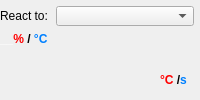
          <widget class="QWidget" name="tab_2">
           <attribute name="title">
            <string>Fan2</string>
           </attribute>
           <layout class="QVBoxLayout" name="verticalLayout_7">
            <property name="leftMargin">
             <number>0</number>
            </property>
            <property name="topMargin">
             <number>6</number>
            </property>
            <property name="rightMargin">
             <number>6</number>
            </property>
            <property name="bottomMargin">
             <number>0</number>
            </property>
            <item>
             <layout class="QHBoxLayout" name="horizontalLayout_4">
              <item>
               <widget class="QLabel" name="label_6">
                <property name="maximumSize">
                 <size>
                  <width>50</width>
                  <height>20</height>
                 </size>
                </property>
                <property name="text">
                 <string>React to:</string>
                </property>
               </widget>
              </item>
              <item>
               <widget class="QComboBox" name="coB_Fan_2">
                <property name="maximumSize">
                 <size>
                  <width>16777215</width>
                  <height>20</height>
                 </size>
                </property>
               </widget>
              </item>
             </layout>
            </item>
            <item>
             <layout class="QHBoxLayout" name="horizontalLayout_10">
              <item>
               <layout class="QVBoxLayout" name="verticalLayout_12">
                <property name="spacing">
                 <number>0</number>
                </property>
                <item>
                 <widget class="QLabel" name="label_17">
                  <property name="minimumSize">
                   <size>
                    <width>60</width>
                    <height>15</height>
                   </size>
                  </property>
                  <property name="maximumSize">
                   <size>
                    <width>60</width>
                    <height>15</height>
                   </size>
                  </property>
                  <property name="text">
                   <string>&lt;html&gt;&lt;head/&gt;&lt;body&gt;&lt;p&gt;&lt;span style=&quot; font-weight:600; color:#ffffff;&quot;&gt;__&lt;/span&gt;&lt;span style=&quot; font-weight:600; color:#ff0000;&quot;&gt;% &lt;/span&gt;&lt;span style=&quot; font-weight:600;&quot;&gt;/ &lt;/span&gt;&lt;span style=&quot; font-weight:600; color:#0080ff;&quot;&gt;°C&lt;/span&gt;&lt;/p&gt;&lt;/body&gt;&lt;/html&gt;</string>
                  </property>
                 </widget>
                </item>
                <item>
                 <widget class="QCustomPlot" name="cPl_Fan_2" native="true">
                  <property name="autoFillBackground">
                   <bool>true</bool>
                  </property>
                 </widget>
                </item>
               </layout>
              </item>
              <item>
               <layout class="QVBoxLayout" name="verticalLayout_15">
                <item>
                 <spacer name="verticalSpacer_9">
                  <property name="orientation">
                   <enum>Qt::Vertical</enum>
                  </property>
                  <property name="sizeType">
                   <enum>QSizePolicy::Expanding</enum>
                  </property>
                  <property name="sizeHint" stdset="0">
                   <size>
                    <width>1</width>
                    <height>10</height>
                   </size>
                  </property>
                 </spacer>
                </item>
                <item>
                 <widget class="QLabel" name="label_16">
                  <property name="minimumSize">
                   <size>
                    <width>34</width>
                    <height>20</height>
                   </size>
                  </property>
                  <property name="maximumSize">
                   <size>
                    <width>34</width>
                    <height>20</height>
                   </size>
                  </property>
                  <property name="text">
                   <string>&lt;html&gt;&lt;head/&gt;&lt;body&gt;&lt;p&gt;&lt;span style=&quot; font-weight:600; color:#ff0000;&quot;&gt;°C&lt;/span&gt;&lt;span style=&quot; font-weight:600;&quot;&gt; /&lt;/span&gt;&lt;span style=&quot; font-weight:600; color:#0080ff;&quot;&gt;s &lt;/span&gt;&lt;/p&gt;&lt;/body&gt;&lt;/html&gt;</string>
                  </property>
                 </widget>
                </item>
                <item>
                 <spacer name="verticalSpacer_8">
                  <property name="orientation">
                   <enum>Qt::Vertical</enum>
                  </property>
                  <property name="sizeType">
                   <enum>QSizePolicy::Fixed</enum>
                  </property>
                  <property name="sizeHint" stdset="0">
                   <size>
                    <width>1</width>
                    <height>10</height>
                   </size>
                  </property>
                 </spacer>
                </item>
               </layout>
              </item>
             </layout>
            </item>
           </layout>
          </widget>
